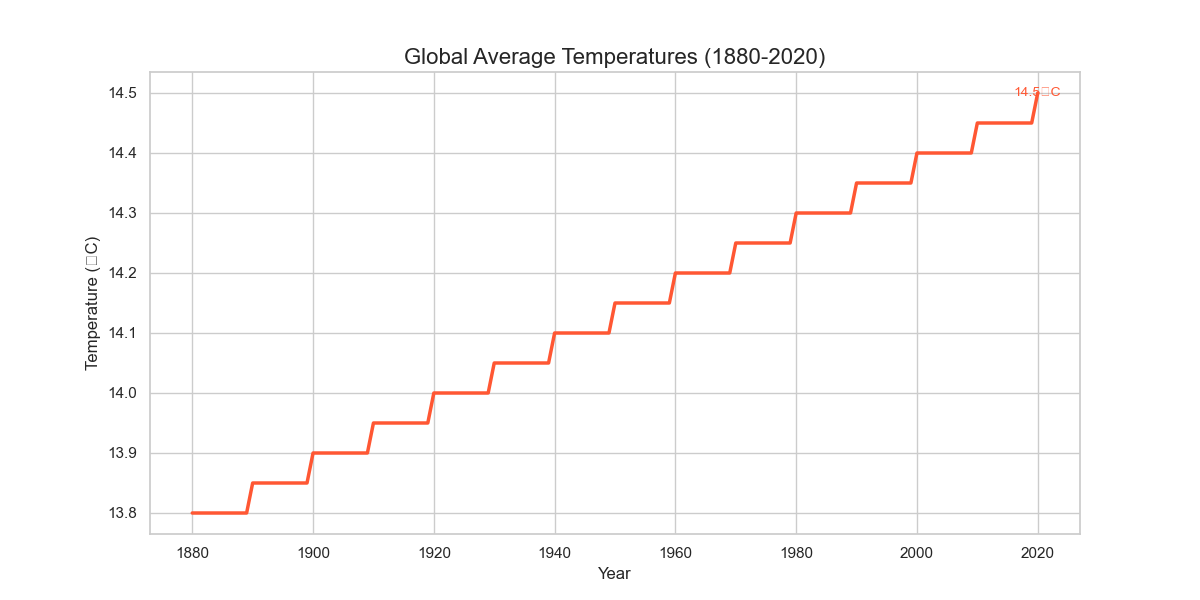

The script that drew this image:

import seaborn as sns
import matplotlib.pyplot as plt
import pandas as pd

# Prepare the data
data = {
    'Year': list(range(1880, 2021)),
    'Temperature': [13.8 + 0.05 * (i // 10) for i in range(141)]  # simplified model
}

# Create DataFrame
df = pd.DataFrame(data)

# Set the style
sns.set_style("whitegrid")

# Create the line chart
plt.figure(figsize=(12, 6))
ax = sns.lineplot(x='Year', y='Temperature', data=df, color='#FF5733', linewidth=2.5)

# Annotating the last data point
plt.text(x=df['Year'].iloc[-1], y=df['Temperature'].iloc[-1], s=f"{df['Temperature'].iloc[-1]}°C", 
         color='#FF5733', va='center', ha='center', fontsize=10)

# Setting the title and labels
plt.title('Global Average Temperatures (1880-2020)', fontsize=16)
plt.xlabel('Year', fontsize=12)
plt.ylabel('Temperature (°C)', fontsize=12)

# Display the plot
plt.show()
